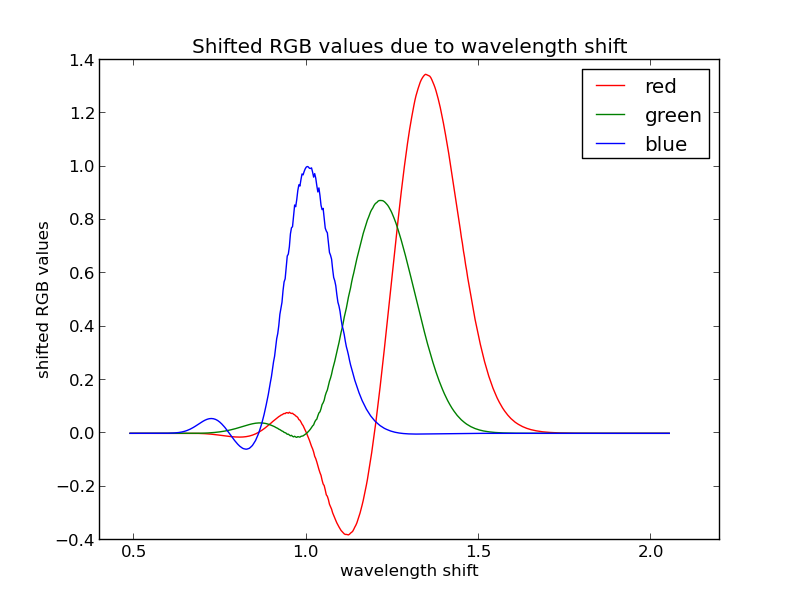
#> input picture dev/scripts/shifted_b.png, 800 x 600 px; its folder holds 3 pictures in this run
$ python texpack.py . out.png
#> lines starting #> are read from the running program, lines starting #| are printed output that depends on the picture
#!/usr/bin/env python
import argparse
import Image
import logging
import os
import xml.etree.cElementTree as ET
from xml.etree import ElementTree
from xml.dom import minidom
from copy import copy
from os.path import join
from glob import glob

from rect import Rect

log = logging.getLogger(__name__)


class BinPackNode(object):
    """A Node in a tree of recursively smaller areas within which images can be placed."""
    # [11 lines left out: function __init__, not called in this run]

    def __repr__(self):
        return "<%s %s>" % (self.__class__.__name__, str(self.area))

    # [42 lines left out: function insert, not called in this run]


def _imagesize(i):
    return i.size[0] * i.size[1]

#table of heuristics to sort the list of images by before placing
# them in the BinPack Tree NOTE that they are compared backwards
# as we want to go from big to small (r2->r1 as opposed to r1->r2)
sort_heuristics = {
    "maxarea": lambda r1, r2:  cmp(_imagesize(r2[1]), _imagesize(r1[1])),
    "maxwidth": lambda r1, r2: cmp(r2[1].size[0], r1[1].size[0]),
    "maxheight": lambda r1, r2: cmp(r2[1].size[1], r1[1].size[1]),
}


def pack_images(imagelist, padding, sort, maxdim, dstfilename, prettify):
    """pack the images in image list in to a pow2 PNg file
    @param imagelist iterable of tuples (image name, image)
    @param padding padding to be applied to all sides of the image
    @param dstfilename the filename to save the packed image to.
    @return a list of ( rect, name, image) tuples describing where the images were placed.
    """

    log.debug("unsorted order:")
    for name, image in imagelist:
        log.debug("\t%s %dx%d" % (name, image.size[0], image.size[1]))

    #sort the images based on the heuristic passed in
    images = sorted(imagelist, cmp=sort_heuristics[sort])

    log.debug("sorted order:")
    for name, image in images:
        log.debug("\t%s %dx%d" % (name, image.size[0], image.size[1]))

    #the start dimension of the target image. this grows
    # by doubling to accomodate the images. Should start
    # on a power of two otherwise it wont end on a power
    # of two. Could possibly start this on the first pow2
    # above the largest image but this works.
    targetdim_x = 64
    targetdim_y = 64
    placement = []
    while True:
        try:
            placement = []
            tree = BinPackNode(Rect(0, 0, targetdim_x, targetdim_y))

            #insert each image into the BinPackNode area. If an image fails to insert
            # we start again with a slightly bigger target size.
            for name, img in images:
                imsize = img.size
                r = Rect(0, 0, imsize[0] + padding * 2, imsize[1] + padding * 2)
                uv = tree.insert(r)
                if uv is None:
                    #the tree couldn't accomodate the area, we'll need to start again.
                    raise ValueError('Pack size too small.')
                uv = uv.inset(padding)
                placement.append((uv, name, img))

            #if we get here we've found a place for all the images so
            # break from the while True loop
            break
        except ValueError:
            log.debug("Taget Dim [%dx%d] too small" % (targetdim_x, targetdim_y))
            if targetdim_x == targetdim_y:
                targetdim_x = targetdim_x * 2
                if targetdim_x > maxdim:
                    raise Exception("Too many textures to pack in to max texture size %dx%d\n" % (maxdim, maxdim))
            else:
                targetdim_y = targetdim_x

    #save the images to the target file packed
    log.info("Packing %d images in to %dx%d" % (len(imagelist), targetdim_x, targetdim_y))
    image = Image.new("RGBA", (targetdim_x, targetdim_y))
    for uv, name, img in placement:
        image.paste(img, (uv.x1, uv.y1))
    #image.show()
    log.info("Saving packed images to file %s" % (dstfilename))
    image.save(dstfilename, "PNG")


    xmlTextures = ET.Element("textures")

    xmlParentTexture = ET.SubElement(xmlTextures, "texture")
    xmlParentTexture.set('url', args.dst)
    xmlParentTexture.set("width", str(targetdim_x))
    xmlParentTexture.set("height", str(targetdim_y))

    for area, name, im in placement:
        xmlTexture = ET.SubElement(xmlParentTexture, "texture")
        xmlTexture.set("url", os.path.basename(name))
        xmlTexture.set("top", str(area.y1))
        xmlTexture.set("left", str(area.x1))
        xmlTexture.set("width", str(area.x2-area.x1))
        xmlTexture.set("height", str(area.y2-area.y1))

    treeFilename = os.path.splitext(os.path.basename(args.dst))[0] + ".xml"

    if prettify:
        log.info("Writing image tree to prettified XML file %s" % (treeFilename))
        xmlTexturesReparsed = minidom.parseString(ElementTree.tostring(xmlTextures, 'utf-8'))
        f = open(treeFilename,'w')
        f.write(xmlTexturesReparsed.toprettyxml(indent="    "))
        f.close()
    else:
        log.info("Writing image tree to XML file %s" % (treeFilename))
        tree = ET.ElementTree(xmlTextures)
        tree.write(treeFilename)

    return placement


if __name__ == "__main__":
    _description = """A utility to take a set of png images and pack them in to
    a power of two image with padding. The placements of the source images are
    written to a file as an XML texture tree
    """

    _epilog = " example: texpack.py hud/images data/hud/texturepage.png"

    parser = argparse.ArgumentParser(description=_description, epilog=_epilog)
    parser.add_argument("-v", action="store_true",
                        help="enable verbose mode",
                        default=False)
    parser.add_argument("-pad", type=int,
                        help="padding on each side of the texture (default: 2)",
                        default=2)
    parser.add_argument("-sort", type=str, default="maxarea",
                        help="sort algorithm one of %s (default: maxarea)" % ",".join(sort_heuristics.keys()))
    parser.add_argument("-maxdim", type=int, default=4096,
                        help="maximum texture size permissable.")
    parser.add_argument("--log", type=str,
                        help="Logging level (INFO, DEBUG, WARN) (default: INFO)",
                        default="INFO")
    parser.add_argument("src", type=str, help="src directory")
    parser.add_argument("dst", type=str, help="dest png file")
    parser.add_argument("-prettify", action="store_true",
                        help="prettify the XML output",
                        default=False)

    args = parser.parse_args()
    numeric_level = getattr(logging, args.log.upper(), None)
    if not isinstance(numeric_level, int):
        log.error('Invalid log level: %s' % args.log)
        exit(-1)
    logging.basicConfig(level=numeric_level)

    if args.sort not in sort_heuristics:
        log.error("Uknown sort parameter '%s'" % args.sort)
        exit(-1)

    #get a list of PNG files in the current directory
    names = glob(join(args.src, "*.png"))
    #create a list of PIL Image objects, sorted by size
    images = [(name, Image.open(name)) for name in names]
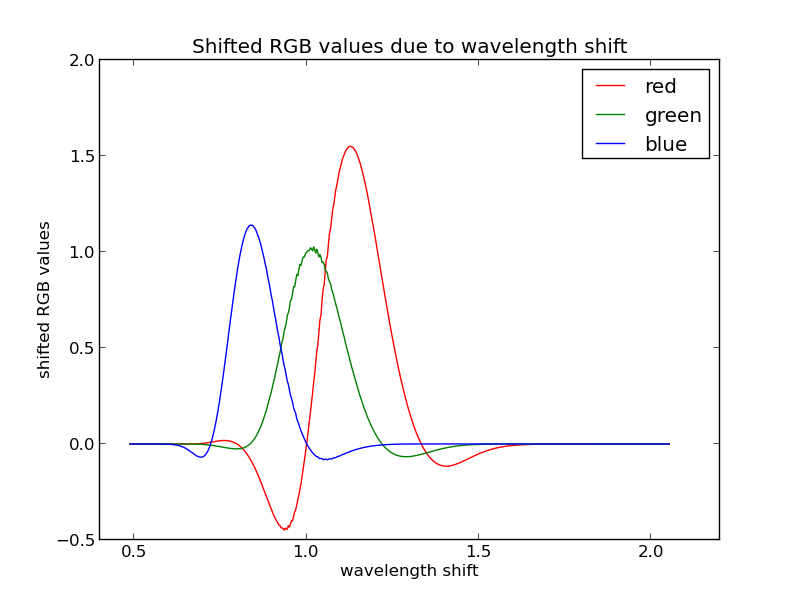
#> input picture dev/scripts/shifted_g.png, 800 x 600 px
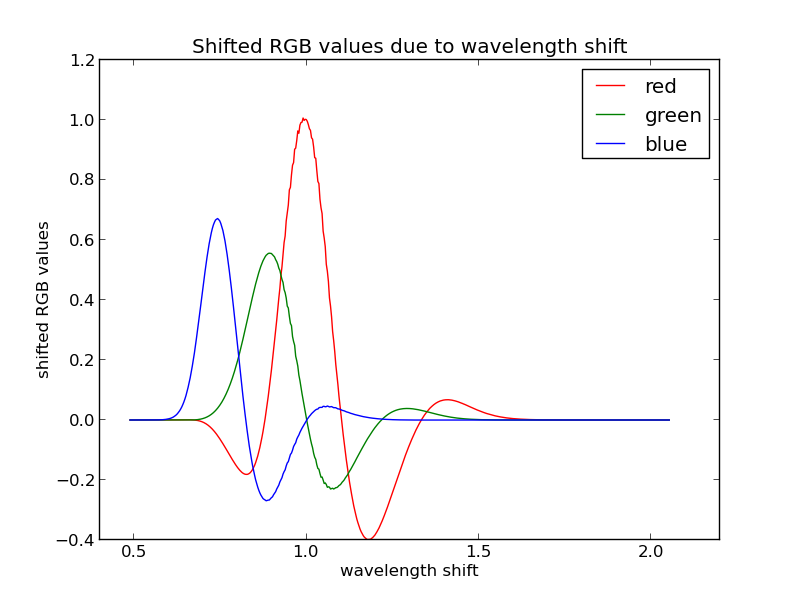
#> input picture dev/scripts/shifted_r.png, 800 x 600 px
#> images = 3 items

    placements = pack_images(images, args.pad, args.sort, args.maxdim, args.dst, args.prettify)
#> the loop in pack_images, `for name, image in imagelist:` made 3 passes
#> name on passes 1 to 3: './shifted_b.png', './shifted_g.png', './shifted_r.png'
#> (the run stopped early here; a loop or call above may not have finished)
